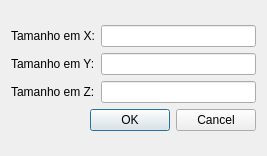
<?xml version="1.0" encoding="UTF-8"?>
<ui version="4.0">
 <class>DialogNew</class>
 <widget class="QDialog" name="DialogNew">
  <property name="geometry">
   <rect>
    <x>0</x>
    <y>0</y>
    <width>267</width>
    <height>156</height>
   </rect>
  </property>
  <property name="windowTitle">
   <string>Dialog</string>
  </property>
  <layout class="QGridLayout" name="gridLayout">
   <item row="0" column="0">
    <layout class="QGridLayout" name="gridLayout_2">
     <item row="0" column="0">
      <layout class="QHBoxLayout" name="horizontalLayout">
       <item>
        <widget class="QLabel" name="label">
         <property name="text">
          <string>Tamanho em X:</string>
         </property>
        </widget>
       </item>
       <item>
        <widget class="QLineEdit" name="lineEdit_X"/>
       </item>
      </layout>
     </item>
     <item row="1" column="0">
      <layout class="QHBoxLayout" name="horizontalLayout_2">
       <item>
        <widget class="QLabel" name="label_2">
         <property name="text">
          <string>Tamanho em Y:</string>
         </property>
        </widget>
       </item>
       <item>
        <widget class="QLineEdit" name="lineEdit_Y"/>
       </item>
      </layout>
     </item>
     <item row="2" column="0">
      <layout class="QHBoxLayout" name="horizontalLayout_3">
       <item>
        <widget class="QLabel" name="label_3">
         <property name="text">
          <string>Tamanho em Z:</string>
         </property>
        </widget>
       </item>
       <item>
        <widget class="QLineEdit" name="lineEdit_Z"/>
       </item>
      </layout>
     </item>
     <item row="3" column="0">
      <widget class="QDialogButtonBox" name="buttonBox">
       <property name="orientation">
        <enum>Qt::Horizontal</enum>
       </property>
       <property name="standardButtons">
        <set>QDialogButtonBox::Cancel|QDialogButtonBox::Ok</set>
       </property>
      </widget>
     </item>
    </layout>
   </item>
  </layout>
 </widget>
 <resources/>
 <connections>
  <connection>
   <sender>buttonBox</sender>
   <signal>accepted()</signal>
   <receiver>DialogNew</receiver>
   <slot>accept()</slot>
   <hints>
    <hint type="sourcelabel">
     <x>248</x>
     <y>254</y>
    </hint>
    <hint type="destinationlabel">
     <x>157</x>
     <y>274</y>
    </hint>
   </hints>
  </connection>
  <connection>
   <sender>buttonBox</sender>
   <signal>rejected()</signal>
   <receiver>DialogNew</receiver>
   <slot>reject()</slot>
   <hints>
    <hint type="sourcelabel">
     <x>316</x>
     <y>260</y>
    </hint>
    <hint type="destinationlabel">
     <x>286</x>
     <y>274</y>
    </hint>
   </hints>
  </connection>
 </connections>
</ui>
